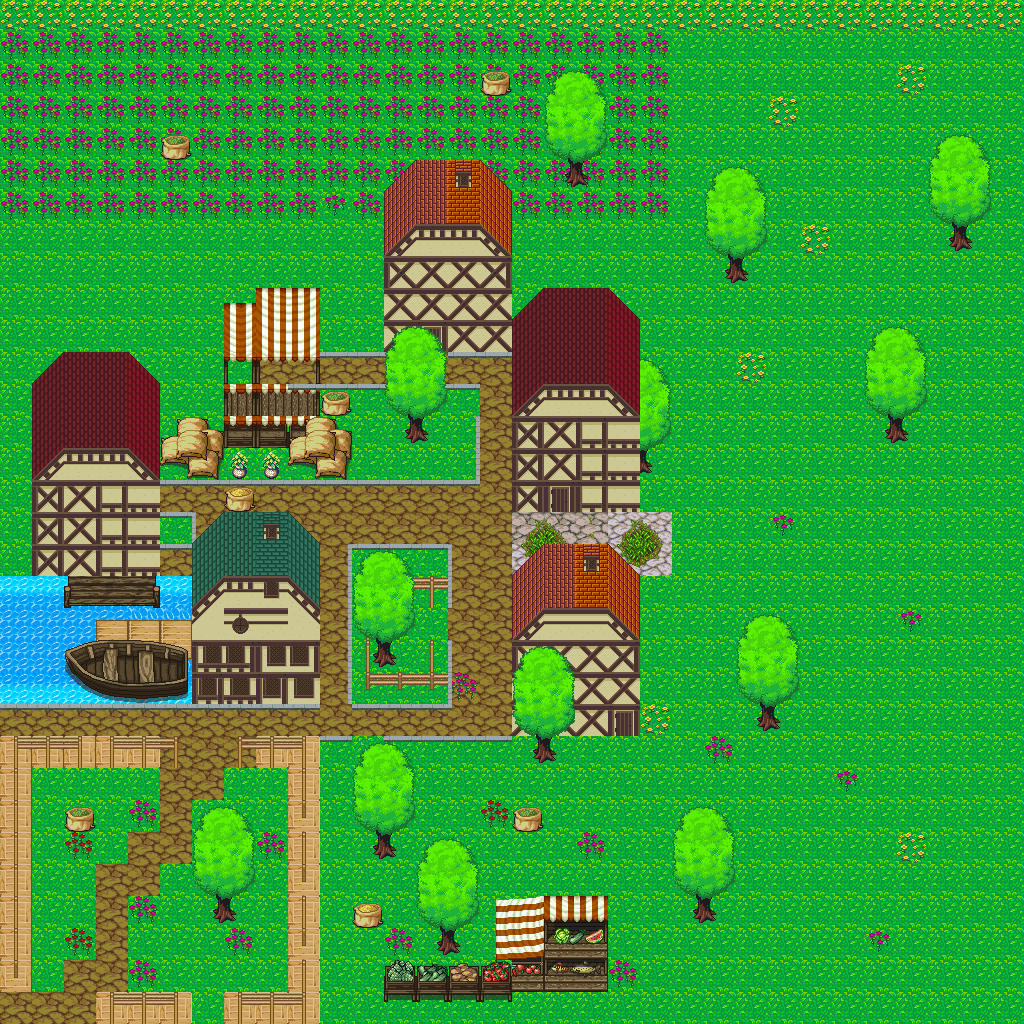

This game map was drawn from its Tiled (.tmx) file and the tilesets committed beside it. A one-line description and the trimmed map source follow:
An orthogonal 32x32 tile map with 32x32 px tiles, 8 tile layers (background, flowers, home, obticles, ...), 2 tilesets and 71 objects.

<map version="1.0" tiledversion="1.1.5" orientation="orthogonal" renderorder="right-down" width="32" height="32" tilewidth="32" tileheight="32" infinite="0" nextobjectid="86">
 <tileset firstgid="1" name="tiles2" tilewidth="32" tileheight="32" tilecount="256" columns="16">
  <image source="tiles2.png" width="512" height="512" />
 </tileset>
 <tileset firstgid="257" name="tiles" tilewidth="32" tileheight="32" spacing="1" margin="1" tilecount="667" columns="23">
  <image source="tiles.png" width="760" height="958" />
 </tileset>
 <layer name="background" width="32" height="32">
  <data>[1024 cells, 1024 non-empty, 13 distinct tile ids]</data>
 </layer>
 <objectgroup name="player">
  <object id="69" x="45.3333" y="1007" width="5" height="5" />
 </objectgroup>
 <objectgroup name="obticles">
  <object id="30" x="13" y="736" width="5" height="242.5" />
  <object id="31" x="18.25" y="737" width="63.25" height="30.25" />
  <object id="32" x="110.25" y="736.5" width="67" height="31.5" />
  <object id="33" x="177.25" y="768" width="0.25" height="0.5" />
  <object id="34" x="237.75" y="736" width="63.75" height="32.25" />
  <object id="35" x="301.75" y="735.75" width="3.75" height="81.75" />
  <object id="36" x="302.25" y="832.75" width="3.25" height="48.75" />
  <object id="37" x="302" y="896.5" width="3.5" height="49.5" />
  <object id="38" x="302.25" y="960.25" width="2.75" height="63" />
  <object id="39" x="237.5" y="1020" width="64.75" height="3.75" />
  <object id="40" x="110" y="1020" width="67.75" height="4.75" />
  <object id="41" x="301.818" y="960.364" width="3.63636" height="63.8182" />
  <object id="42" x="0" y="704" width="320" height="4.5" />
  <object id="43" x="319.75" y="736.25" width="31.75" height="5.75" />
  <object id="44" x="347.75" y="704.25" width="103.75" height="6" />
  <object id="45" x="0" y="704" width="320.25" height="6" />
  <object id="47" x="384.333" y="736" width="127.667" height="5.33333" />
  <object id="48" x="447.333" y="640" width="4.66667" height="70" />
  <object id="49" x="448" y="544.667" width="3.66667" height="63.3333" />
  <object id="50" x="348" y="544" width="100.333" height="5.33333" />
  <object id="51" x="347.333" y="549.667" width="4" height="154" />
  <object id="52" x="161" y="575" width="31" height="0.666667" />
  <object id="53" x="160.667" y="512" width="36" height="37.3333" />
  <object id="54" x="159.667" y="480" width="320.667" height="5.33333" />
  <object id="55" x="475.333" y="415.667" width="5.33333" height="64" />
  <object id="56" x="288" y="384" width="191.667" height="5" />
  <object id="57" x="447.333" y="351.333" width="64.6667" height="6" />
  <object id="59" x="252" y="353" width="162.667" height="5.33333" />
  <object id="60" x="252" y="357.667" width="5.33333" height="33" />
  <object id="61" x="365" y="578.333" width="81.6667" height="29.3333" />
  <object id="62" x="366" y="608.667" width="3" height="82.3333" />
  <object id="63" x="430.333" y="641.333" width="2.66667" height="48" />
  <object id="65" x="430" y="640" width="3.66667" height="48.6667" />
  <object id="67" x="368.333" y="684.333" width="61.3333" height="5.33333" />
  <object id="68" x="434" y="673.667" width="13" height="10.6667" />
  <object id="70" x="0.272727" y="575.348" width="31" height="0.666667" />
  <object id="78" x="288.5" y="418" width="62.75" height="62" />
  <object id="79" x="160.25" y="416.25" width="61.75" height="63.25" />
  <object id="82" x="-2" y="2" width="10.6667" height="1024" />
  <object id="83" x="-2.66667" y="1028" width="1036.67" height="10" />
  <object id="84" x="1020" y="2" width="6.66667" height="1034" />
  <object id="85" x="-10.6667" y="3.33333e-5" width="1044" height="11.3333" />
 </objectgroup>
 <objectgroup name="trees">
  <object id="15" x="214" y="895.333" width="20.6667" height="29.3333" />
  <object id="16" x="374" y="831.333" width="18.6667" height="26.6667" />
  <object id="19" x="438" y="928" width="22" height="27.3333" />
  <object id="20" x="534.667" y="734" width="19.3333" height="27.3333" />
  <object id="21" x="693.333" y="896.667" width="24" height="28.6667" />
  <object id="22" x="756" y="702.667" width="24" height="30" />
  <object id="23" x="374.667" y="641.333" width="19.3333" height="26" />
  <object id="24" x="640.667" y="449.333" width="8" height="27.3333" />
  <object id="25" x="406" y="416" width="18.6667" height="28.6667" />
  <object id="26" x="567" y="164" width="19.5" height="21.5" />
  <object id="27" x="726" y="257" width="20" height="26" />
  <object id="28" x="885" y="416.5" width="21" height="26.5" />
  <object id="29" x="948.5" y="226.5" width="20" height="25" />
 </objectgroup>
 <objectgroup name="homes">
  <object id="8" x="31" y="416" width="130" height="161" />
  <object id="9" x="191" y="575.5" width="129" height="128" />
  <object id="10" x="224" y="384" width="95.5" height="66" />
  <object id="11" x="384.5" y="222.5" width="127.5" height="129.5" />
  <object id="12" x="512" y="319.5" width="127.5" height="192" />
  <object id="13" x="512.5" y="576.5" width="128.5" height="159.5" />
  <object id="14" x="511" y="940.5" width="97.5" height="50.5" />
  <object id="71" x="384.5" y="966" width="126.5" height="35" />
 </objectgroup>
 <objectgroup name="items">
  <object id="1" x="323" y="388" width="25" height="30" />
  <object id="72" x="163.667" y="129.333" width="25" height="38.3333" />
  <object id="73" x="225" y="486.333" width="28.6667" height="25" />
  <object id="74" x="352.667" y="903" width="29.6667" height="23.6667" />
  <object id="75" x="514.667" y="801.333" width="25" height="39" />
  <object id="76" x="482.667" y="67.3333" width="26" height="36.6667" />
  <object id="80" x="66" y="808" width="29.3333" height="20.6667" />
 </objectgroup>
 <layer name="flowers" width="32" height="32">
  <data>[1024 cells, 184 non-empty, 5 distinct tile ids]</data>
 </layer>
 <layer name="home" width="32" height="32">
  <data>[1024 cells, 133 non-empty, 58 distinct tile ids]</data>
 </layer>
 <layer name="obticles" width="32" height="32">
  <data>[1024 cells, 117 non-empty, 27 distinct tile ids]</data>
 </layer>
 <layer name="items" width="32" height="32">
  <properties>
   <property name="id" type="int" value="10" />
  </properties>
  <data>[1024 cells, 7 non-empty, 2 distinct tile ids]</data>
 </layer>
 <layer name="trees" width="32" height="32">
  <data>[1024 cells, 75 non-empty, 6 distinct tile ids]</data>
 </layer>
 <layer name="tree_legs" width="32" height="32">
  <data>[1024 cells, 25 non-empty, 2 distinct tile ids]</data>
 </layer>
 <layer name="home_top" width="32" height="32">
  <data>[1024 cells, 53 non-empty, 36 distinct tile ids]</data>
 </layer>
</map>
